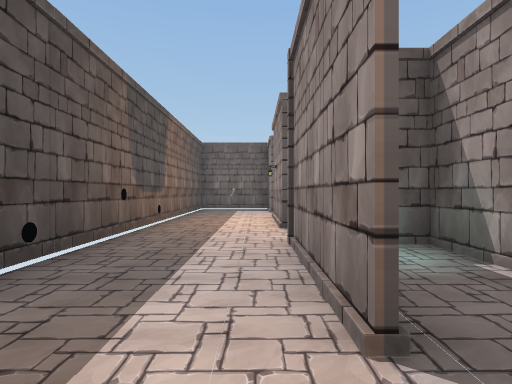
View 1 (above)

24 first-person views from a walk through a scene from a Unity 3-D project. The camera is 1.4 m above the floor, looks level and sees 80° across. Doors are open. The floor is counted in squares, 2 m on a side. Each view is taken from the middle of a square. On the plan, view 1 faces up. The plan holds only what a view shows up to about 10 squares ahead; the rest is blank. The player character is not drawn. Some surface patterns are stand-ins.

View 2
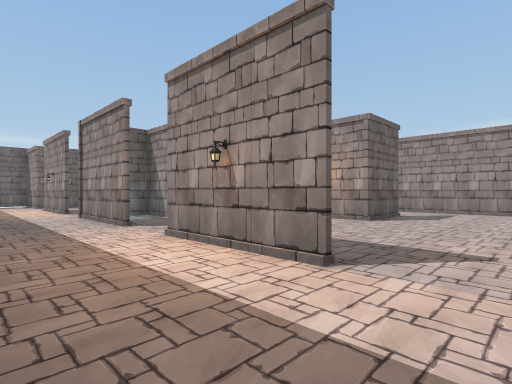

View 3
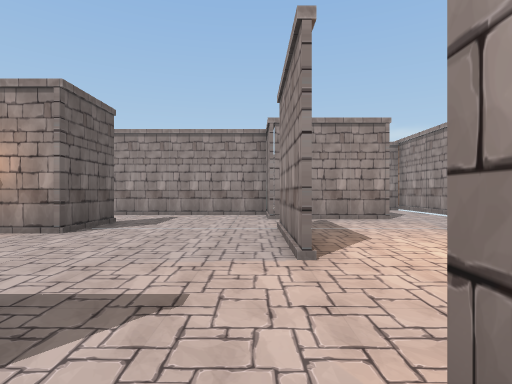

View 4
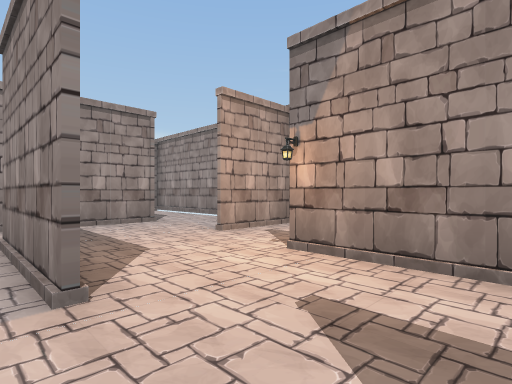

View 5
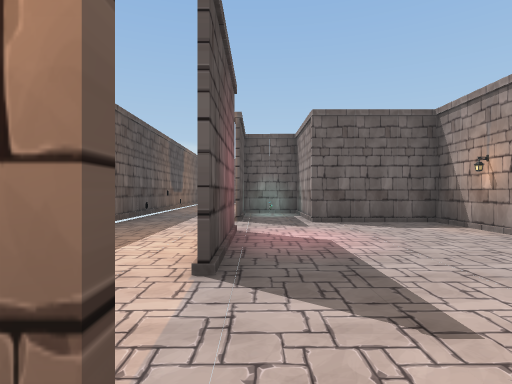

View 6
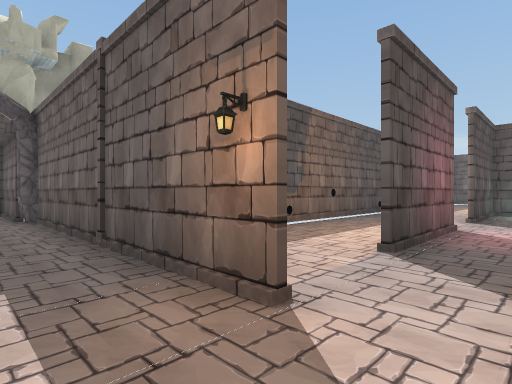

View 7
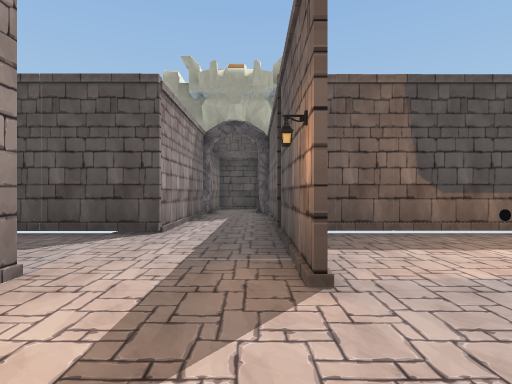

View 8
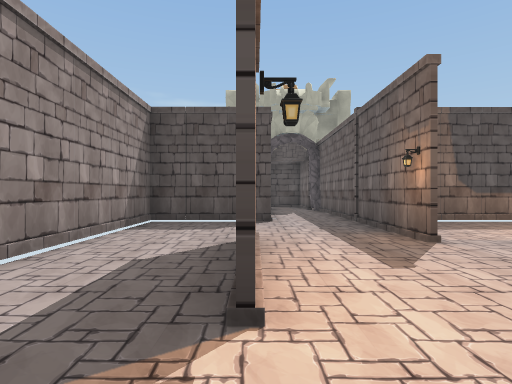

View 9
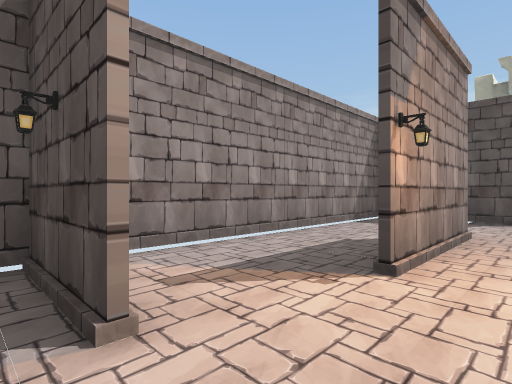

View 10
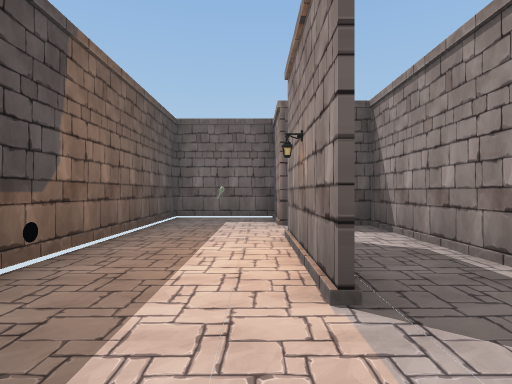

View 11
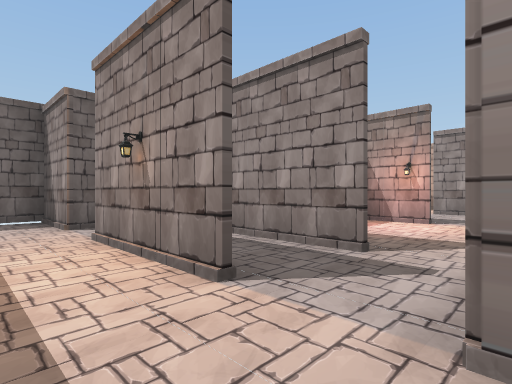

View 12
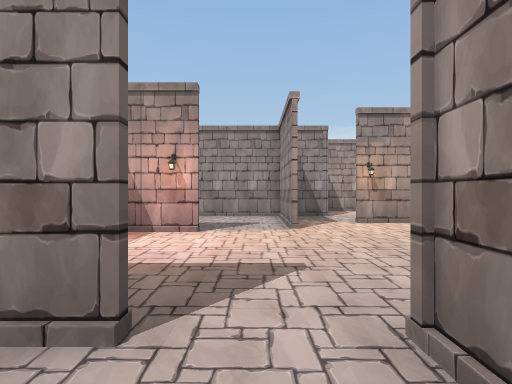

View 13
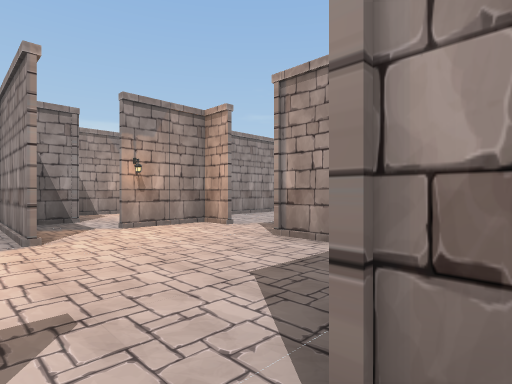

View 14
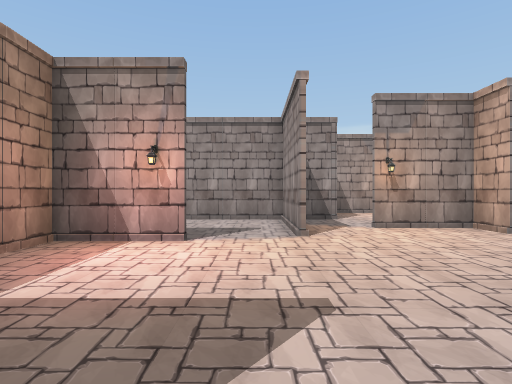

View 15
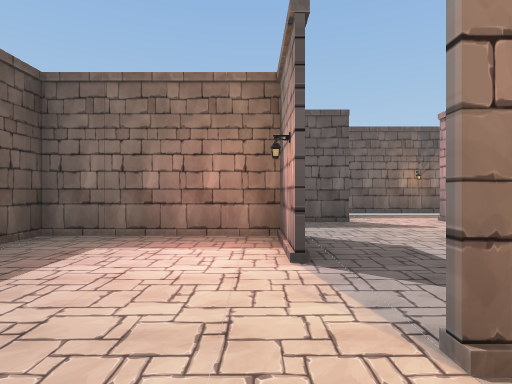

View 16
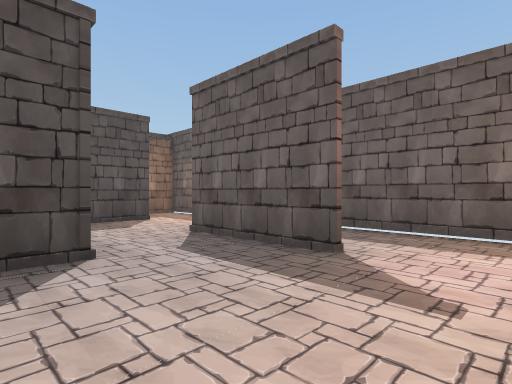

View 17
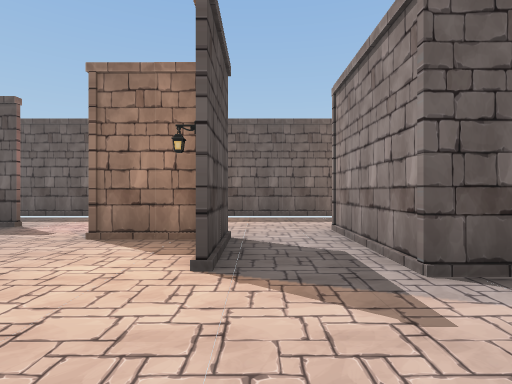

View 18
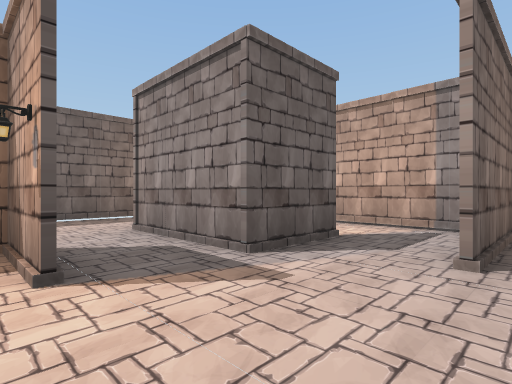

View 19
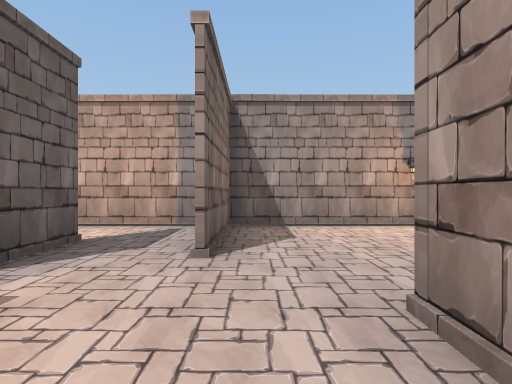

View 20
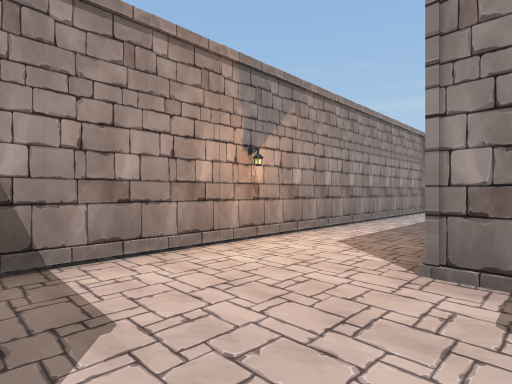

View 21
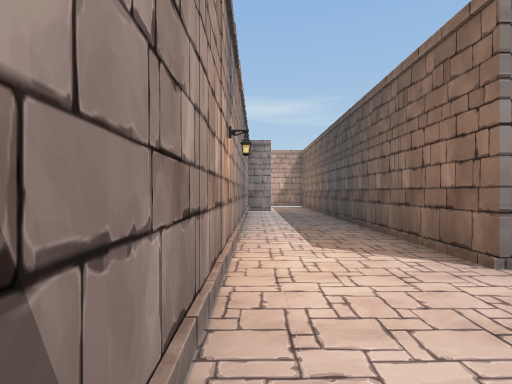

View 22
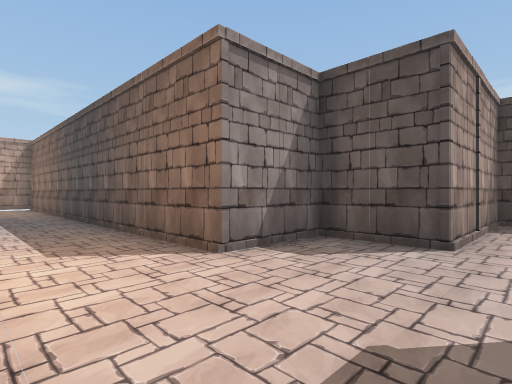

View 23
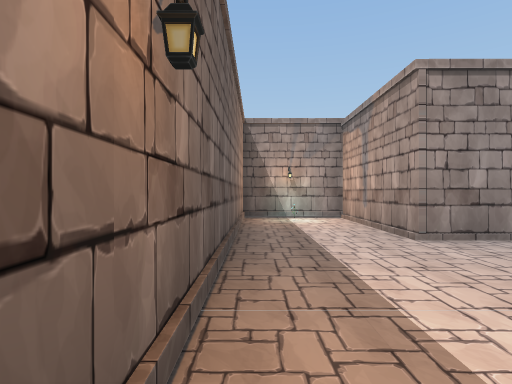

View 24
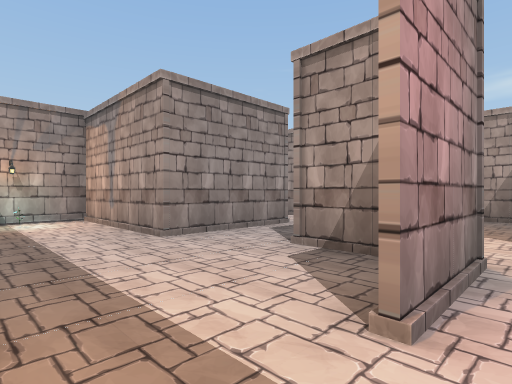

### Floor plan
Ten units are one square. View 1 is at (0, 0); x grows to the right and y downward. Boxes are objects, and circles mark ways between rooms. Rooms are numbered by the first view taken in them; rooms with no view inside come last. Other rooms are left out.
<svg viewBox="-40 -129 230 239">
<path fill="none" stroke="#000" d="M5 -12 5 -44M8 4 8 35M5 35 5 4M5 -59 5 -89M72 17 52 17 52 -11 24 -11 24 -42M31 55 61 55M4 80 35 80M14 -104 5 -104 5 -124M93 54 93 16M19 -124 -22 -124 -22 58M80 85 80 52M55 84 55 105M80 105 100 105M24 -56 24 -104 14 -104M19 -42 25 -42M42 -12 54 -12M71 -7 80 -7 80 -28M64 -60 64 -79 25 -79M93 16 93 6M125 -66 125 -86 105 -86 105 -106M100 -31 138 -31 138 -12 158 -12 158 64M164 -66 144 -66 144 -86M126 -87 126 -66M184 -45 151 -45M68 -42 99 -42 99 -69M65 -81 65 -72M82 -101 51 -101M184 69 182 -50M105 -87 126 -87M144 -86 144 -96 182 -96 182 -124M179 -124 65 -124M9 56 -35 56M-34 77 -22 77 -22 105 58 105M54 105 54 84"/>
<rect x="-25" y="15" width="10" height="10" fill="#bbb"><title>other object</title></rect>
<rect x="-25" y="-35" width="10" height="10" fill="#bbb"><title>other object</title></rect>
<rect x="-25" y="-75" width="10" height="10" fill="#bbb"><title>other object</title></rect>
<rect x="175" y="-115" width="10" height="10" fill="#bbb"><title>other object</title></rect>
<circle cx="70" cy="60" r="3" fill="#2a7"/>
<circle cx="10" cy="-50" r="3" fill="#2a7"/>
<circle cx="10" cy="-90" r="3" fill="#2a7"/>
<circle cx="80" cy="20" r="3" fill="#2a7"/>
<circle cx="0" cy="70" r="3" fill="#2a7"/>
<circle cx="40" cy="70" r="3" fill="#2a7"/>
<circle cx="50" cy="75" r="3" fill="#2a7"/>
<circle cx="30" cy="-50" r="3" fill="#2a7"/>
<circle cx="60" cy="-55" r="3" fill="#2a7"/>
<circle cx="140" cy="-80" r="3" fill="#2a7"/>
<circle cx="95" cy="-100" r="3" fill="#2a7"/>
<text x="10" y="-10">1</text>
<text x="70" y="80">2</text>
<text x="20" y="-70">3</text>
<text x="50" y="-30">4</text>
<text x="130" y="-40">5</text>
<text x="120" y="-110">6</text>
<text x="10" y="90">7</text>
</svg>
Room 1 opens to room 2. Room 1 opens to room 3. Room 1 opens to room 4. Room 1 opens to room 7. Room 2 opens to room 7. Room 3 opens to room 4. Room 4 opens to room 5. Room 5 opens to room 6.

Where each view was taken, in squares from view 1:
view 1: 0 up, 0 right, facing up
view 2: 5 down, 2 left, facing up-right
view 3: 5 down, 0 right, facing right
view 4: 5 down, 1 right, facing down-right
view 5: 6 down, 1 right, facing up
view 6: 7 down, 2 right, facing up-left
view 7: 6 down, 3 right, facing left
view 8: 8 down, 5 right, facing left
view 9: 7 down, 6 right, facing down-left
view 10: 4 up, 0 right, facing up
view 11: 4 up, 1 left, facing up-right
view 12: 5 up, 1 right, facing right
view 13: 5 up, 2 right, facing down-right
view 14: 5 up, 2 right, facing right
view 15: 3 up, 6 right, facing up
view 16: 7 up, 10 right, facing up-left
view 17: 4 up, 13 right, facing up
view 18: 4 up, 12 right, facing up-right
view 19: 4 up, 12 right, facing right
view 20: 4 up, 15 right, facing down-right
view 21: 4 up, 18 right, facing down
view 22: 4 up, 18 right, facing down-left
view 23: 12 up, 10 right, facing right
view 24: 12 up, 10 right, facing down-right
